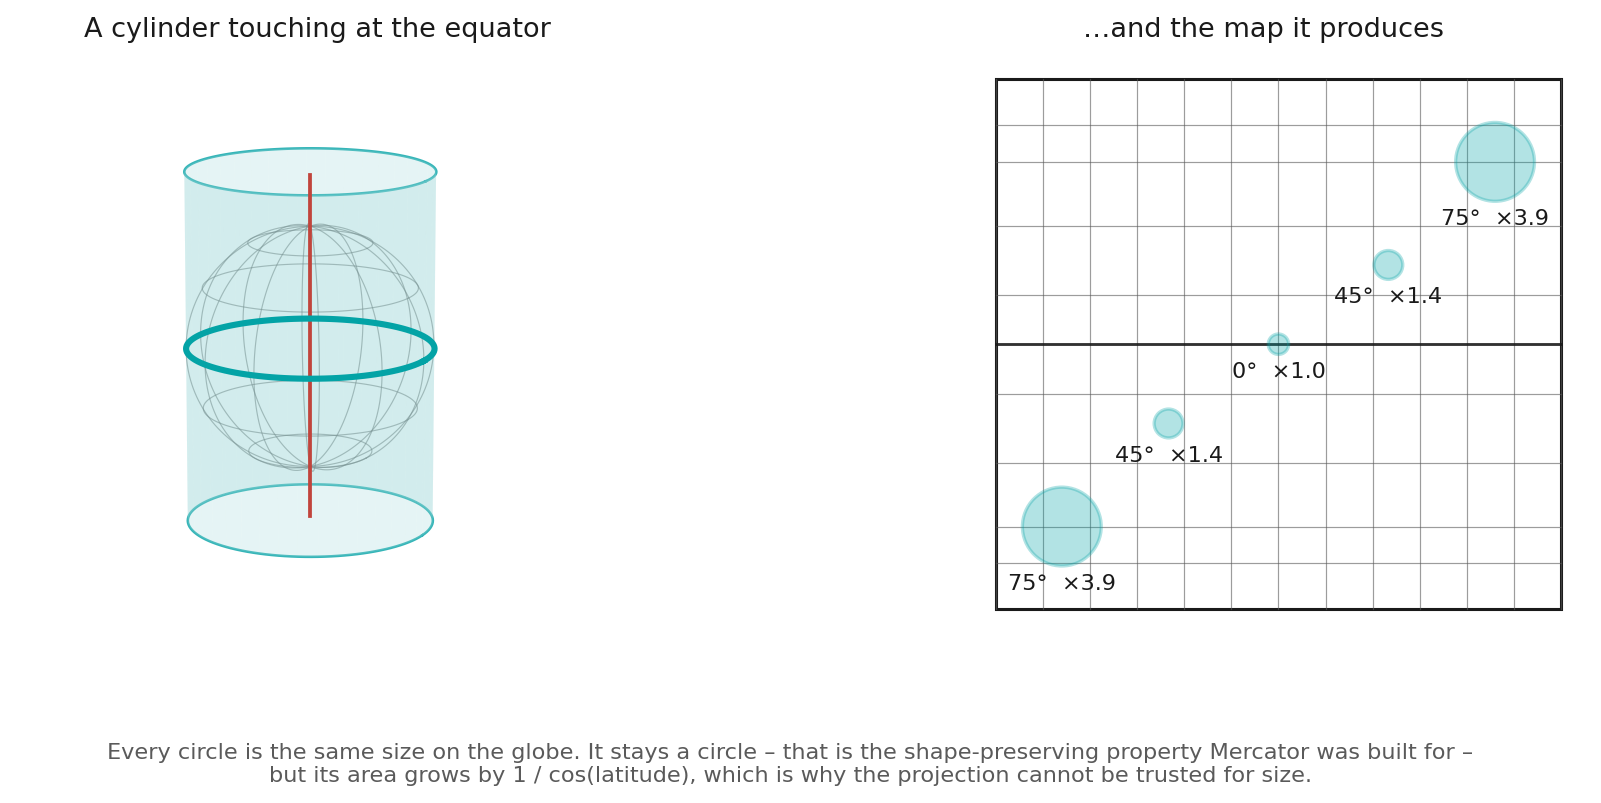

Source code (Python):
"""Generates mercator.png – how the Mercator projection is built, and what it costs.

Left: the cylinder wrapped around the globe, touching it at the equator.
Right: the graticule that results, carrying circles that are all the *same size
on the globe*. They stay circles – that is conformality, the property Mercator
was built for – and they grow towards the poles by exactly 1 / cos(latitude),
which is the area distortion the section goes on to discuss.

Run from this folder:  python mercator.py
"""

import matplotlib.pyplot as plt
import numpy as np

TEAL = "#03A3A6"
TEAL_LIGHT = "#9BD7D8"
GREY = "#5A5A5A"
INK = "#1A1A1A"
POINT = "#C1443C"

CUTOFF = 84.0        # the graticule is drawn to here; the poles never arrive
EQUATOR_RADIUS = 6.5  # radius of the equatorial circle, in degrees of longitude

# one circle per latitude, spread across the map so none of them overlap
CIRCLES = ((-75, -138), (-45, -70), (0, 0), (45, 70), (75, 138))


def mercator_y(lat_degrees):
    """Mercator northing, in the same units as longitude so the aspect is true."""
    lat = np.radians(lat_degrees)
    return np.degrees(np.log(np.tan(np.pi / 4 + lat / 2)))


fig = plt.figure(figsize=(11.6, 4.8))

# ------------------------------------------------- left: the construction
ax = fig.add_subplot(1, 2, 1, projection="3d")

angle = np.linspace(0, 2 * np.pi, 120)
for lat in range(-60, 61, 30):
    phi = np.radians(lat)
    r = np.cos(phi)
    ax.plot(r * np.cos(angle), r * np.sin(angle), np.full_like(angle, np.sin(phi)),
            color=GREY, linewidth=0.5, alpha=0.55)
theta = np.linspace(-np.pi / 2, np.pi / 2, 90)
for lon in range(0, 360, 30):
    lam = np.radians(lon)
    ax.plot(np.cos(theta) * np.cos(lam), np.cos(theta) * np.sin(lam), np.sin(theta),
            color=GREY, linewidth=0.5, alpha=0.55)

# the cylinder, tangent along the equator
height = np.linspace(-1.45, 1.45, 2)
grid_angle, grid_height = np.meshgrid(angle, height)
ax.plot_surface(np.cos(grid_angle), np.sin(grid_angle), grid_height,
                color=TEAL_LIGHT, alpha=0.25, linewidth=0, shade=False)
for end in (-1.45, 1.45):
    ax.plot(np.cos(angle), np.sin(angle), np.full_like(angle, end),
            color=TEAL, linewidth=1.1, alpha=0.8)

# the line of contact
ax.plot(np.cos(angle), np.sin(angle), np.zeros_like(angle),
        color=TEAL, linewidth=2.6, zorder=7)
ax.plot([0, 0], [0, 0], [-1.42, 1.42], color=POINT, linewidth=1.6, zorder=6)

ax.set_xlim(-1.3, 1.3)
ax.set_ylim(-1.3, 1.3)
ax.set_zlim(-1.5, 1.5)
ax.set_box_aspect((1, 1, 1.15))
ax.view_init(elev=14, azim=-64)
ax.axis("off")

# --------------------------------------------------- right: the resulting map
ax = fig.add_subplot(1, 2, 2)

top = mercator_y(CUTOFF)
for lon in range(-180, 181, 30):
    ax.plot([lon, lon], [-top, top], color=GREY, linewidth=0.5, alpha=0.6)
for lat in (-80, -75, -60, -30, 30, 60, 75, 80):
    y = mercator_y(lat)
    ax.plot([-180, 180], [y, y], color=GREY, linewidth=0.5, alpha=0.6)

ax.plot([-180, 180], [0, 0], color=INK, linewidth=1.2, alpha=0.9)
ax.add_patch(plt.Rectangle((-180, -top), 360, 2 * top, facecolor="none",
                           edgecolor=INK, linewidth=1.3))

# circles that are all the same size on the globe
for lat, lon in CIRCLES:
    scale = 1 / np.cos(np.radians(lat))
    radius = EQUATOR_RADIUS * scale
    y = mercator_y(lat)
    ax.add_patch(plt.Circle((lon, y), radius, facecolor=TEAL, alpha=0.30,
                            edgecolor=TEAL, linewidth=1.4, zorder=4))
    ax.annotate(f"{abs(lat)}°  ×{scale:.1f}", xy=(lon, y - radius),
                xytext=(lon, y - radius - 5), ha="center", va="top",
                fontsize=9.5, color=INK, zorder=5)

ax.set_xlim(-195, 195)
ax.set_ylim(-top - 20, top + 6)
ax.set_aspect("equal")
ax.axis("off")

# both titles placed by hand, so the two panels line up
fig.text(0.26, 0.94, "A cylinder touching at the equator",
         ha="center", fontsize=11.5, color=INK)
fig.text(0.74, 0.94, "…and the map it produces",
         ha="center", fontsize=11.5, color=INK)
fig.text(0.5, 0.075,
         "Every circle is the same size on the globe. It stays a circle – that is the "
         "shape-preserving property Mercator was built for –\nbut its area grows by "
         "1 / cos(latitude), which is why the projection cannot be trusted for size.",
         ha="center", va="top", fontsize=9.5, color=GREY)

fig.subplots_adjust(left=0.01, right=0.99, top=0.90, bottom=0.20, wspace=0.02)
fig.savefig("mercator.png", dpi=170, facecolor="white", bbox_inches="tight")
